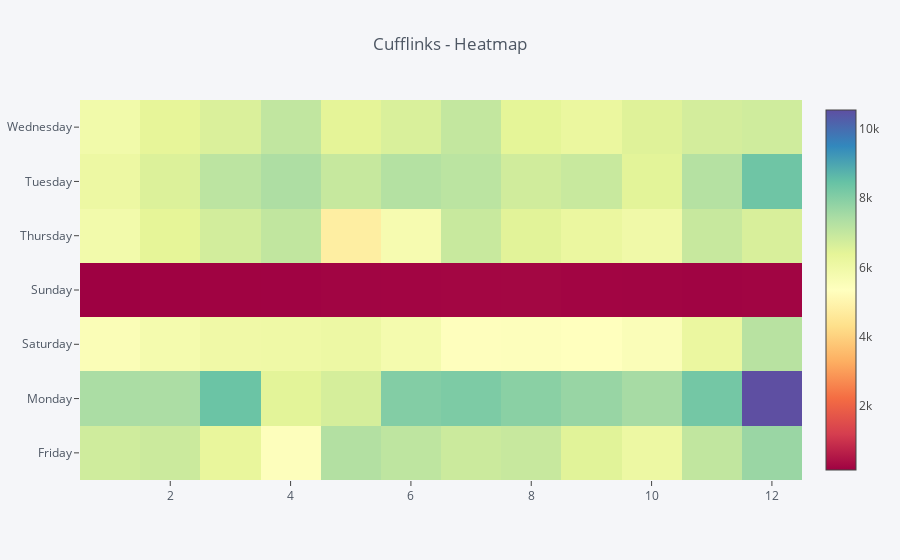

The notebook cell saved with this chart:
### Markdown cell above
**The relation between the Days of the week and Month**

### Code cell
pt = train.pivot_table(index='Month', columns='Dayoftheweek', values ='Sales')
pt.iplot(kind='heatmap',colorscale='spectral',title='Cufflinks - Heatmap')

### Figure 1 — Plotly figure (JSON) as saved in the notebook; plotly's stock layout.template omitted (floating-point values rounded to 4 significant figures)
{"data": [{"colorscale": [[0, "rgb(158,1,66)"], [0.1, "rgb(213,62,79)"], [0.2, "rgb(244,109,67)"], [0.3, "rgb(253,174,97)"], [0.4, "rgb(254,224,139)"], [0.5, "rgb(255,255,191)"], [0.6, "rgb(230,245,152)"], [0.7, "rgb(171,221,164)"], [0.8, "rgb(102,194,165)"], [0.9, "rgb(50,136,189)"], [1, "rgb(94,79,162)"]], "type": "heatmap", "x": [1, 2, 3, 4, 5, 6, 7, 8, 9, 10, 11, 12], "y": ["Friday", "Monday", "Saturday", "Sunday", "Thursday", "Tuesday", "Wednesday"], "z": [[6793.0, 6853.0, 6268.0, 5428.0, 7288.0, 7087.0, 6856.0, 6925.0, 6471.0, 6095.0, 7030.0, 7680.0], [7427.0, 7411.0, 8386.0, 6444.0, 6675.0, 8022.0, 8116.0, 7917.0, 7715.0, 7483.0, 8249.0, 10540.0], [5570.0, 5792.0, 5979.0, 6020.0, 6076.0, 5797.0, 5401.0, 5415.0, 5331.0, 5539.0, 6180.0, 7193.0], [152.0, 172.5, 185.8, 192.1, 211.8, 222.8, 244.0, 248.0, 222.0, 214.8, 196.1, 215.5], [5869.0, 6379.0, 6728.0, 7030.0, 4762.0, 5738.0, 6905.0, 6453.0, 6181.0, 5954.0, 6929.0, 6637.0], [6079.0, 6558.0, 7124.0, 7362.0, 6941.0, 7258.0, 7133.0, 6768.0, 6913.0, 6436.0, 7241.0, 8329.0], [5912.0, 6351.0, 6603.0, 7042.0, 6410.0, 6620.0, 7005.0, 6404.0, 6196.0, 6505.0, 6712.0, 6794.0]]}], "layout": {"legend": {"bgcolor": "#F5F6F9", "font": {"color": "#4D5663"}}, "paper_bgcolor": "#F5F6F9", "plot_bgcolor": "#F5F6F9", "title": "Cufflinks - Heatmap", "titlefont": {"color": "#4D5663"}, "xaxis1": {"gridcolor": "#E1E5ED", "showgrid": true, "tickfont": {"color": "#4D5663"}, "title": "", "titlefont": {"color": "#4D5663"}, "zerolinecolor": "#E1E5ED"}, "yaxis1": {"gridcolor": "#E1E5ED", "showgrid": true, "tickfont": {"color": "#4D5663"}, "title": "", "titlefont": {"color": "#4D5663"}, "zerolinecolor": "#E1E5ED"}}}
